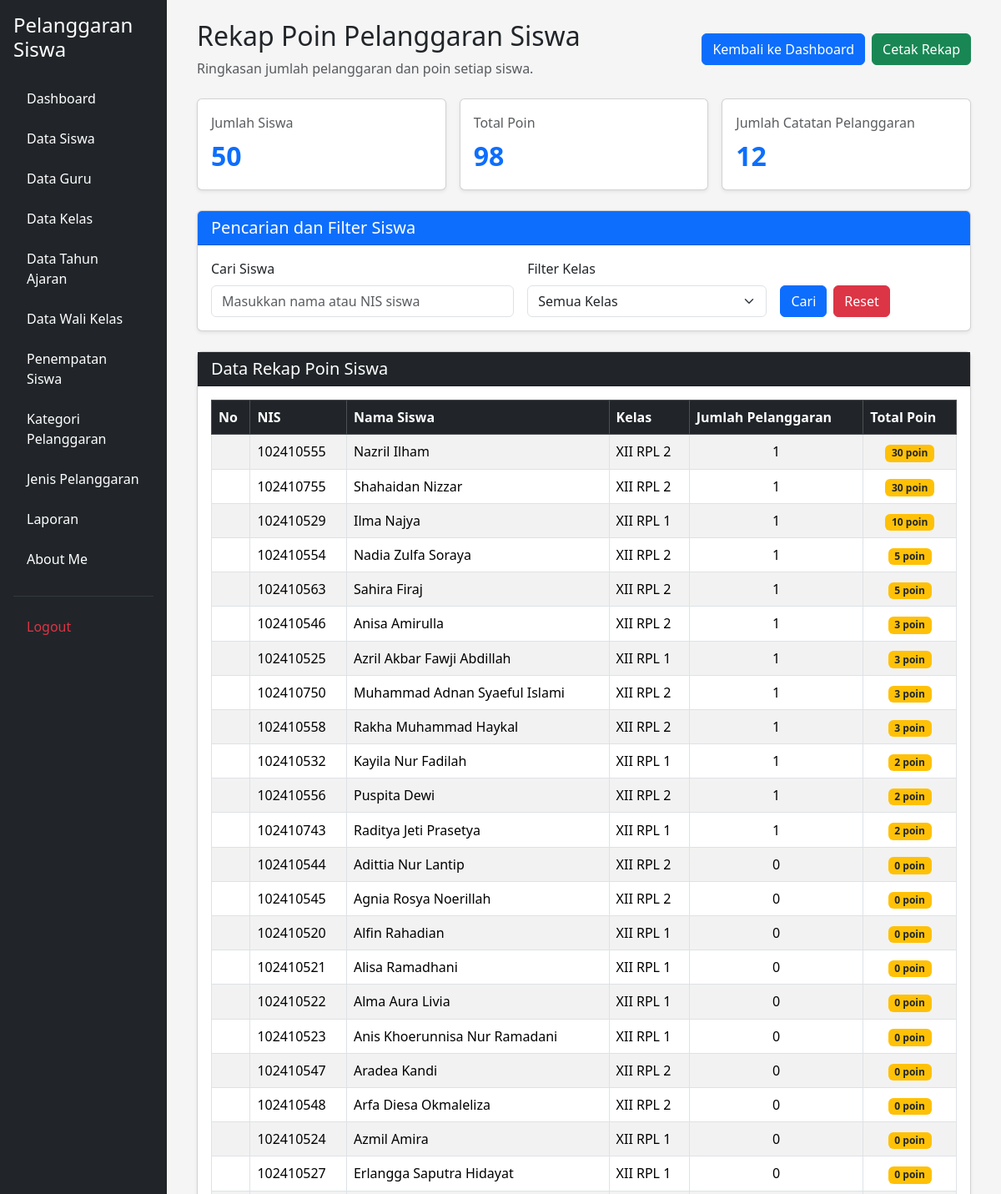
Page /rekap_poin.php (signed in, upper part) on the earlier database version.
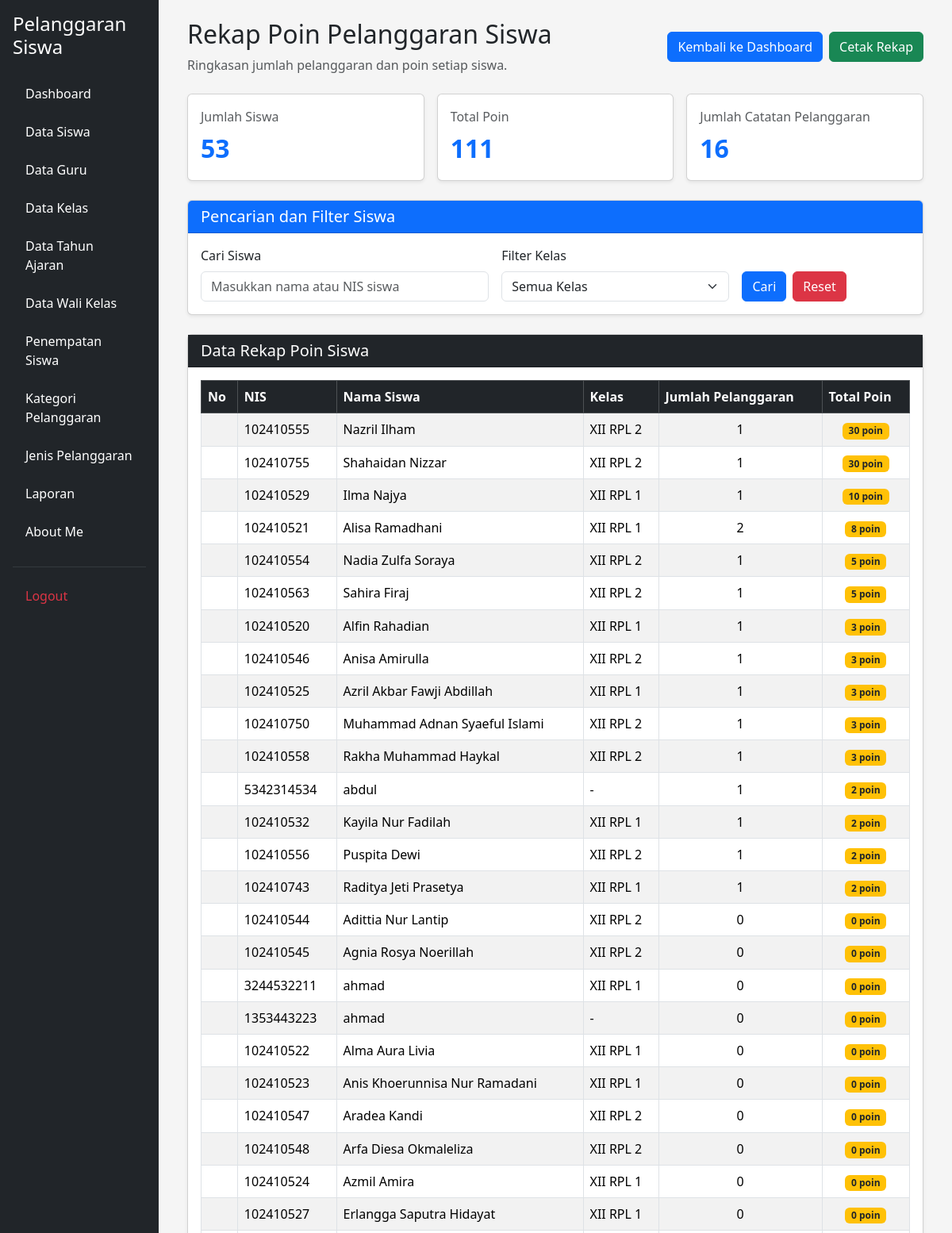
Same page on the later database version.
### tables this page shows
CREATE TABLE `t_siswa` (
  `id` int(11) NOT NULL,
  `nis` varchar(10) DEFAULT NULL,
  `nisn` varchar(10) NOT NULL,
  `nama` varchar(150) DEFAULT NULL,
  `jenis_kelamin` char(1) NOT NULL,
  `tanggal_lahir` date NOT NULL,
  `alamat` text NOT NULL,
  `status_aktif` tinyint(1) NOT NULL,
  `created_at` timestamp NOT NULL DEFAULT current_timestamp(),
  `updated_at` timestamp NOT NULL DEFAULT current_timestamp()
);

### rekap_poin.php (the view, shortened to what the changed rows need)
<?php
include 'config/koneksi.php';
$sql = "
    SELECT
        s.id AS siswa_id,
        s.nis,
        s.nama AS nama_siswa,
        COALESCE(k.nama, '-') AS nama_kelas,
        COALESCE(p.total_poin, 0) AS total_poin,
        COALESCE(p.jumlah_pelanggaran, 0) AS jumlah_pelanggaran
    FROM t_siswa s
    LEFT JOIN (
        SELECT
            siswa_id,
            SUM(poin) AS total_poin,
            COUNT(*) AS jumlah_pelanggaran
        FROM t_pelanggaran_siswa
        GROUP BY siswa_id
    ) p ON p.siswa_id = s.id
    LEFT JOIN (
        SELECT
            siswa_id,
            MAX(kelas_id) AS kelas_id
        FROM t_kelas_siswa
        WHERE status_aktif = 1
        GROUP BY siswa_id
    ) ks ON ks.siswa_id = s.id
    LEFT JOIN t_kelas k ON k.id = ks.kelas_id
    WHERE 1=1
";
$sql .= " ORDER BY total_poin DESC, s.nama ASC";
$query_rekap = mysqli_query($koneksi, $sql);
$data_rekap = [];
$total_poin_semua = 0;
$total_catatan = 0;
while ($data = mysqli_fetch_assoc($query_rekap)) {
    $data_rekap[] = $data;
    $total_poin_semua += (int) $data['total_poin'];
    $total_catatan += (int) $data['jumlah_pelanggaran'];
}
$jumlah_siswa = count($data_rekap);
?>
<!DOCTYPE html>
<html lang="id">
<head>
    <link href="https://cdn.jsdelivr.net/npm/bootstrap@5.3.8/dist/css/bootstrap.min.css"
          rel="stylesheet">
    <link href="https://cdn.datatables.net/2.3.4/css/dataTables.bootstrap5.min.css"
          rel="stylesheet">
</head>
<body>
<div class="container-fluid">
    <div class="row">
        <main class="col-md-9 col-lg-10 p-4">
            <div class="container-fluid">
                <div class="d-flex justify-content-between align-items-center flex-wrap gap-2 mb-4 judul-halaman">
                    <div>
                        <h2>Rekap Poin Pelanggaran Siswa</h2>
                    </div>
                </div>
                <div class="row g-3 mb-4 ringkasan">
                    <div class="col-md-4">
                        <div class="card shadow-sm h-100">
                            <div class="card-body">
                                <p class="text-muted mb-1">
                                    Jumlah Siswa
                                </p>
                                <div class="angka">
                                    <?= $jumlah_siswa; ?>
                                </div>
                            </div>
                        </div>
                    </div>
                    <div class="col-md-4">
                        <div class="card shadow-sm h-100">
                            <div class="card-body">
                                <p class="text-muted mb-1">
                                    Total Poin
                                </p>
                                <div class="angka">
                                    <?= $total_poin_semua; ?>
                                </div>
                            </div>
                        </div>
                    </div>
                    <div class="col-md-4">
                        <div class="card shadow-sm h-100">
                            <div class="card-body">
                                <p class="text-muted mb-1">
                                    Jumlah Catatan Pelanggaran
                                </p>
                                <div class="angka">
                                    <?= $total_catatan; ?>
                                </div>
                            </div>
                        </div>
                    </div>
                </div>
                <div class="card shadow-sm">
                    <div class="card-body">
                        <div class="table-responsive">
                            <table id="tabelRekap"
                                   class="table table-striped table-bordered table-hover align-middle w-100">
                                <thead class="table-dark">
                                    <tr>
                                        <th>No</th>
                                        <th>NIS</th>
                                        <th>Nama Siswa</th>
                                        <th>Kelas</th>
                                        <th>Jumlah Pelanggaran</th>
                                        <th>Total Poin</th>
                                    </tr>
                                </thead>
                                <tbody>
                                    <?php foreach ($data_rekap as $data) { ?>
                                        <tr>
                                            <td></td>
                                            <td>
                                                <?= htmlspecialchars($data['nis'] ?? '-'); ?>
                                            </td>
                                            <td>
                                                <?= htmlspecialchars($data['nama_siswa'] ?? '-'); ?>
                                            </td>
                                            <td>
                                                <?= htmlspecialchars($data['nama_kelas'] ?? '-'); ?>
                                            </td>
                                            <td class="text-center">
                                                <?= (int) $data['jumlah_pelanggaran']; ?>
                                            </td>
                                            <td class="text-center">
                                                <span class="badge bg-warning text-dark">
                                                    <?= (int) $data['total_poin']; ?> poin
                                                </span>
                                            </td>
                                        </tr>
                                    <?php } ?>
                                </tbody>
                            </table>
                        </div>
                    </div>
                </div>
            </div>
        </main>
    </div>
</div>
</body>
</html>

Differences in the rows shown:
shown differently, row unchanged: t_siswa "Alisa Ramadhani": jumlah_pelanggaran "0" → "2"; total_poin "0" → "8"; moves up the list
shown differently, row unchanged: t_siswa "Alfin Rahadian": jumlah_pelanggaran "0" → "1"; total_poin "0" → "3"; moves up the list
added t_siswa: nis "5342314534", nama "abdul", nama_kelas "-", jumlah_pelanggaran "1", total_poin "2"
added t_siswa: nis "3244532211", nama "ahmad", nama_kelas "XII RPL 1", jumlah_pelanggaran "0", total_poin "0"
added t_siswa: nis "1353443223", nama "ahmad", nama_kelas "-", jumlah_pelanggaran "0", total_poin "0"
Other differences:
$jumlah_siswa: "50" → "53"
$total_poin_semua: "98" → "111"
$total_catatan: "12" → "16"
